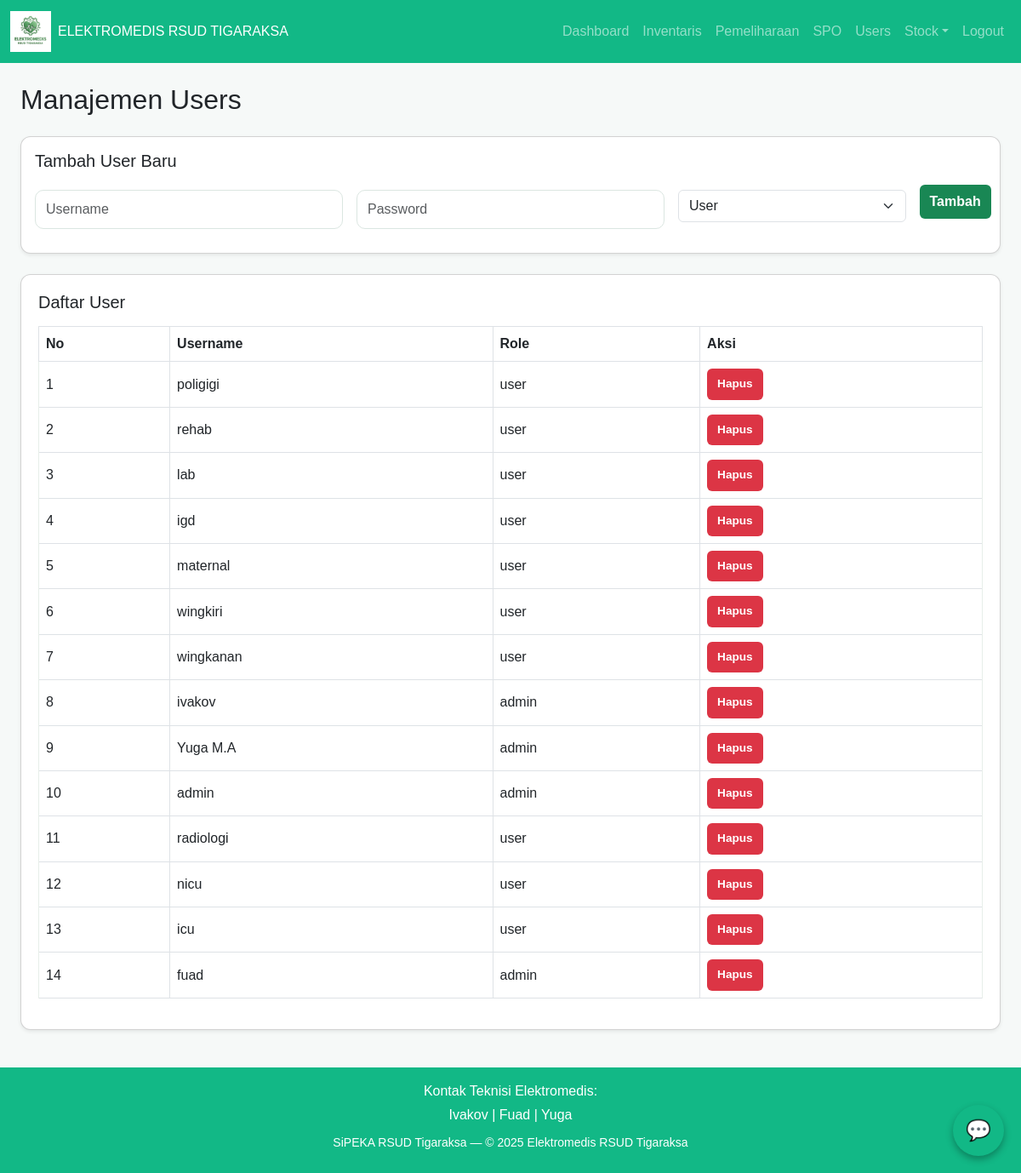
Page /admin/users (signed in) on the committed database.
### tables this page shows
CREATE TABLE users(
            id INTEGER PRIMARY KEY AUTOINCREMENT,
            username TEXT UNIQUE NOT NULL,
            password_hash TEXT NOT NULL,
            role TEXT NOT NULL CHECK(role IN ('admin','user'))
        );

### app.py (the view)
@app.get("/admin/users")
def admin_users():
    if not session.get("user") or session["user"]["role"]!="admin":
        return abort(403)
    with db() as conn:
        users = conn.execute("SELECT id,username,role FROM users ORDER BY id DESC").fetchall()
    return render_template("admin_users.html", users=users, BRAND=BRAND, user=session.get("user"))

### app.py (called while the page is built)
@app.context_processor
def inject_user():
    if 'user' in session:
        return {'user': session['user']}
    return {'user': None}

def db():
    conn = sqlite3.connect(DB_PATH)
    conn.row_factory = sqlite3.Row
    return conn

### templates/admin_users.html (shortened to what this page needs)
{% extends "base.html" %}
{% block content %}
<h2 class="mb-4">Manajemen Users</h2>
<div class="card p-3 shadow-sm mb-4">
  <h5 class="mb-3">Tambah User Baru</h5>
  <form method="post" action="{{ url_for('admin_users_add') }}" class="row g-3">
    <div class="col-md-4">
      <input type="text" name="username" placeholder="Username" class="form-control" required>
    </div>
    <div class="col-md-4">
      <input type="password" name="password" placeholder="Password" class="form-control" required>
    </div>
    <div class="col-md-3">
      <select name="role" class="form-select">
        <option value="user">User</option>
      </select>
    </div>
    <div class="col-md-1">
      <button type="submit" class="btn btn-success">Tambah</button>
    </div>
  </form>
</div>
<div class="card shadow-sm">
  <h5 class="mb-3">Daftar User</h5>
  <div class="table-responsive">
    <table class="table table-bordered table-hover align-middle">
      <thead>
        <tr>
		  <th>No</th>
          <th>Username</th>
          <th>Role</th>
          <th>Aksi</th>
        </tr>
      </thead>
      <tbody>
        {% for u in users %}
        <tr>
		  <td>{{ loop.index }}</td>
          <td>{{ u['username'] }}</td>
          <td>{{ u['role'] }}</td>
          <td>
            <form method="post" action="{{ url_for('admin_users_delete', uid=u['id']) }}"
                  onsubmit="return confirm('Hapus user ini?');" class="d-inline">
              <button type="submit" class="btn btn-danger btn-sm">Hapus</button>
            </form>
          </td>
        </tr>
        {% endfor %}
      </tbody>
    </table>
  </div>
</div>
{% endblock %}

### static/css/style.css (style rules this page uses)
:root { --brand-primary: #2e7d32; --brand-secondary: #4caf50; --brand-dark: #0B5C49; }
body { background-color: #f6f9f8; font-family: Arial, sans-serif; }
.btn { padding: 8px 12px; border-radius: 6px; border: none; cursor: pointer; font-weight: 600; }
input[type=text],input[type=password],input[type=date],input[type=number], textarea,select,input[type=file] { width:100%; padding:10px 12px; border:1px solid #dbe6e1; border-radius:10px; margin-top:6px; margin-bottom:12px; }
table { width: 100%; border-collapse: collapse; }
table th { background: #12B886; color: white; padding: 10px; text-align: left; }
table td { background: white; padding: 8px; border-bottom: 1px solid #eee; }
tr td:first-child { border-left:1px solid #e7eee9; border-top-left-radius:10px; border-bottom-left-radius:10px; }
tr td:last-child { border-right:1px solid #e7eee9; border-top-right-radius:10px; border-bottom-right-radius:10px; }
.card { background: white; padding: 20px; margin-bottom: 20px; border-radius: 10px; box-shadow: 0 2px 8px rgba(0,0,0,0.05); }

### templates/base.html (style rules this page uses)
.card { border-radius: 12px; }
.btn-sm, .form-select-sm { font-size: 0.85rem; }
body { display: flex; flex-direction: column; min-height: 100vh; }

### rows in the picture
users: username "poligigi", role "user"
users: username "rehab", role "user"
users: username "lab", role "user"
users: username "igd", role "user"
users: username "maternal", role "user"
users: username "wingkiri", role "user"
users: username "wingkanan", role "user"
users: username "ivakov", role "admin"
users: username "Yuga M.A", role "admin"
users: username "admin", role "admin"
users: username "radiologi", role "user"
users: username "nicu", role "user"
users: username "icu", role "user"
users: username "fuad", role "admin"
